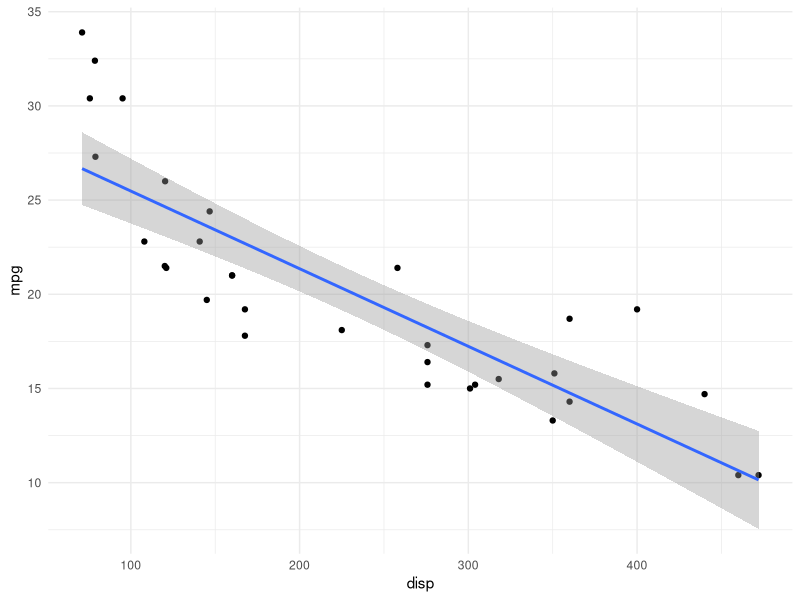
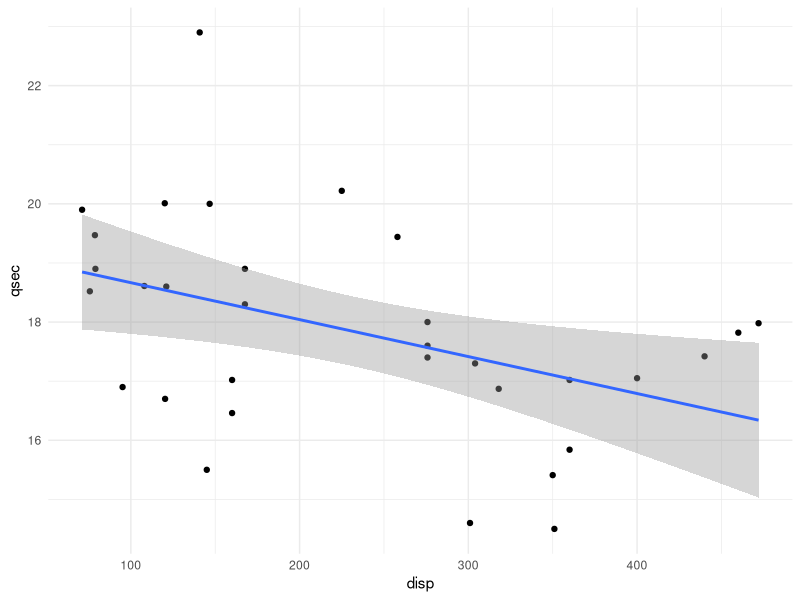
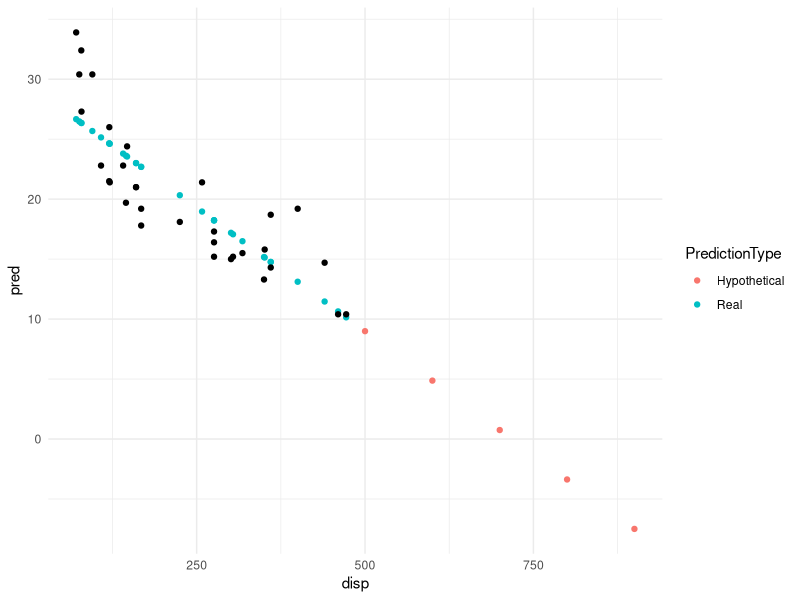

Recreate these plots in R, in order.
## ---- chunk 1
knitr::opts_chunk$set(echo = TRUE)
## ---- chunk 2
library(modelr)
library(broom)
library(tidyverse)
library(fitdistrplus)
## ---- chunk 3
data("mtcars")
glimpse(mtcars)
## ---- chunk 4
mod1 = lm(mpg ~ disp, data = mtcars)
summary(mod1)
## ---- chunk 5
ggplot(mtcars, aes(x=disp,y=mpg)) + 
  geom_point() + 
  geom_smooth(method = "lm") +
  theme_minimal()
## ---- chunk 6
mod2 = lm(mpg ~ qsec, data = mtcars)
ggplot(mtcars, aes(x=disp,y=qsec)) + 
  geom_point() + 
  geom_smooth(method = "lm") +
  theme_minimal()
## ---- chunk 7
mean(mod1$residuals^2)
mean(mod2$residuals^2)
## ---- chunk 8
df <- mtcars %>% 
  add_predictions(mod1) 
df[,c("mpg","pred")] %>% head()
## ---- chunk 9
# Make a new dataframe with the predictor values we want to assess
# mod1 only has "disp" as a predictor so that's what we want to add here
newdf = data.frame(disp = c(500,600,700,800,900)) # anything specified in the model needs to be here with exact matching column names

# making predictions
pred = predict(mod1, newdata = newdf)

# combining hypothetical input data with hypothetical predictions into one new data frame
hyp_preds <- data.frame(disp = newdf$disp,
                        pred = pred)

# Add new column showing whether a data point is real or hypothetical
df$PredictionType <- "Real"
hyp_preds$PredictionType <- "Hypothetical"

# joining our real data and hypothetical data (with model predictions)
fullpreds <- full_join(df,hyp_preds)

# plot those predictions on our original graph
ggplot(fullpreds,aes(x=disp,y=pred,color=PredictionType)) +
  geom_point() +
  geom_point(aes(y=mpg),color="Black") +
  theme_minimal()
